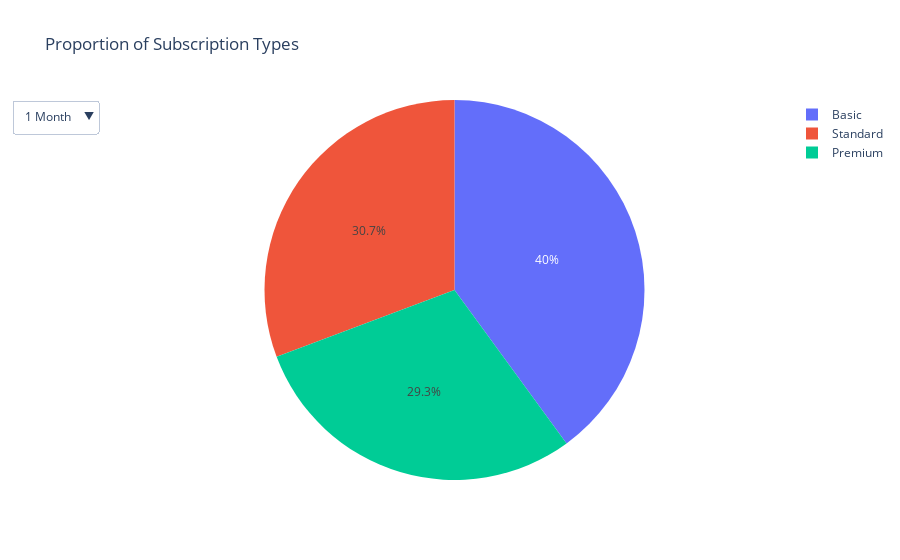

The notebook cell this image was saved under:
### Markdown cell above
***Analyzing the demographic representation depicted above, we observe a significant user base originating from the United States and Canada. Within the United States, the user distribution leans towards the male category, while in Canada, the majority belongs to the female category. On an overall scale, there is an equitable contribution between male and female users.***

### Code cell
# Pie chart for subscription overview
subscription_chart = px.pie(df, names='Subscription Type', title='Proportion of Subscription Types',hover_data=['Plan Duration'])

# Dropdown for filtering by plan duration
subscription_chart.update_layout(updatemenus=[dict(type='dropdown',
                                                    active=0,
                                                    buttons=list([
                                                        {'label': duration, 'method': 'update',
                                                         'args': [{'visible': df['Plan Duration'] == duration}]}
                                                        for duration in df['Plan Duration'].unique()
                                                    ]))])

subscription_chart.show()

### Figure 1 — Plotly figure (JSON) as saved in the notebook; plotly's stock layout.template omitted (floating-point values rounded to 4 significant figures; data arrays with more than 128 entries replaced by an {"elided": "..."} marker saying what was removed)
{"data": [{"customdata": {"elided": "2500x1 str values"}, "domain": {"x": [0, 1], "y": [0, 1]}, "hovertemplate": "Subscription Type=%{label}<br>Plan Duration=%{customdata[0]}<extra></extra>", "labels": {"elided": "2500 str values"}, "legendgroup": "", "name": "", "showlegend": true, "type": "pie"}], "layout": {"legend": {"tracegroupgap": 0}, "title": {"text": "Proportion of Subscription Types"}, "updatemenus": [{"active": 0, "buttons": [{"args": [{"visible": {"elided": "2500 bool values"}}], "label": "1 Month", "method": "update"}], "type": "dropdown"}]}}
